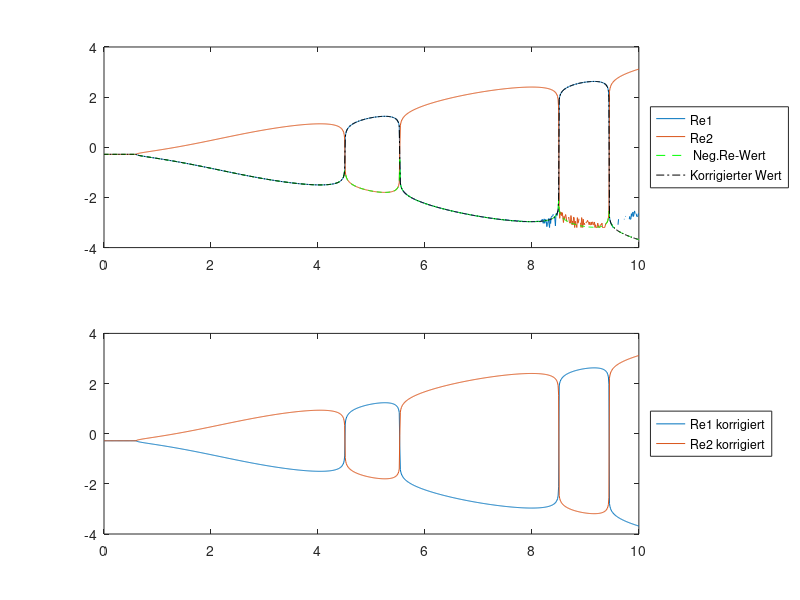

Source code (MATLAB):
load("Workspace.mat");

if ~isdir('Plots') %#ok<ISDIR>
    mkdir('Plots');
end

xachse = MuMin:SW:MuMax;

CharExRe1 = CharExRe(:,1);
CharExRe2 = CharExRe(:,2);

CharExRePos = max(CharExRe1,CharExRe2); % Positiver Eigenwert: Glatter Verlauf
CharExRe1_NegIdx =  abs(CharExRePos - CharExRe1) > eps; % Index: Negativer Wert 1. Realteil 
offset = CharExRe1(1); % Offset 
CharExReNeg =  - (CharExRePos - offset) + offset; % Negativer EW: Gespiegelter positiver EW

CharExRe1Cor = CharExRe1; % Korrigierter 1. Eigenwert
CharExRe1Cor(CharExRe1_NegIdx) = CharExReNeg(CharExRe1_NegIdx); % Ersetze negative Werte durch gespiegelte positive EW

CharExRe2Cor = CharExRe2; % Korrigierter 1. Eigenwert
CharExRe2Cor(~CharExRe1_NegIdx) = CharExReNeg(~CharExRe1_NegIdx); % Ersetze negative Werte durch gespiegelte positive EW

subplot(2,1,1)
plot(xachse,CharExRe1,xachse,CharExRe2,xachse, CharExReNeg,'g--',...
    xachse,CharExRe1Cor,'k-.');
legend('Re1','Re2',' Neg.Re-Wert', 'Korrigierter Wert','Location','eastoutside')

subplot(2,1,2)
plot(xachse,CharExRe1Cor, xachse,CharExRe2Cor)
legend('Re1 korrigiert','Re2 korrigiert','Location','eastoutside')

print(fullfile('Plots','testMirroredCharExp'),'-dpng')
